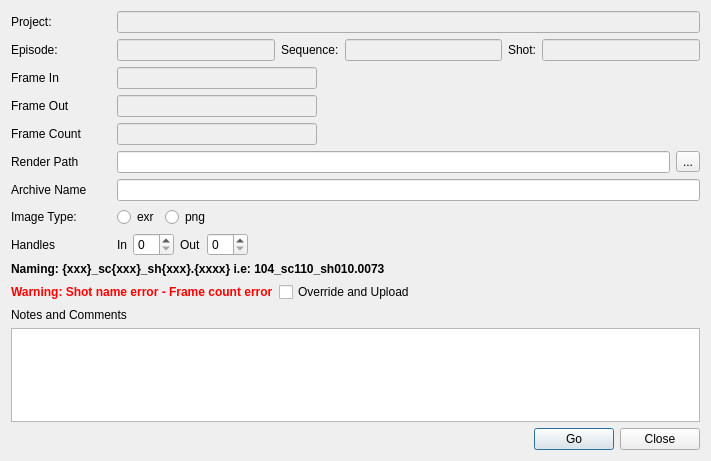
<?xml version="1.0" encoding="UTF-8"?>
<ui version="4.0">
 <class>RenderSubmitDialog</class>
 <widget class="QDialog" name="RenderSubmitDialog">
  <property name="windowModality">
   <enum>Qt::ApplicationModal</enum>
  </property>
  <property name="enabled">
   <bool>true</bool>
  </property>
  <property name="geometry">
   <rect>
    <x>0</x>
    <y>0</y>
    <width>711</width>
    <height>461</height>
   </rect>
  </property>
  <property name="windowTitle">
   <string>swing: render submit</string>
  </property>
  <property name="modal">
   <bool>true</bool>
  </property>
  <layout class="QVBoxLayout" name="verticalLayout">
   <item>
    <layout class="QVBoxLayout" name="verticalLayoutEntity">
     <item>
      <layout class="QHBoxLayout" name="horizontalLayout_1">
       <item>
        <widget class="QLabel" name="labelProject">
         <property name="minimumSize">
          <size>
           <width>100</width>
           <height>0</height>
          </size>
         </property>
         <property name="text">
          <string>Project:</string>
         </property>
        </widget>
       </item>
       <item>
        <widget class="QLineEdit" name="lineEditProject">
         <property name="enabled">
          <bool>false</bool>
         </property>
        </widget>
       </item>
      </layout>
     </item>
     <item>
      <layout class="QHBoxLayout" name="horizontalLayout_4">
       <item>
        <widget class="QLabel" name="labelEp">
         <property name="minimumSize">
          <size>
           <width>100</width>
           <height>0</height>
          </size>
         </property>
         <property name="text">
          <string>Episode:</string>
         </property>
        </widget>
       </item>
       <item>
        <widget class="QLineEdit" name="lineEditEpisode">
         <property name="enabled">
          <bool>false</bool>
         </property>
        </widget>
       </item>
       <item>
        <widget class="QLabel" name="labelSeq">
         <property name="text">
          <string>Sequence:</string>
         </property>
        </widget>
       </item>
       <item>
        <widget class="QLineEdit" name="lineEditSequence">
         <property name="enabled">
          <bool>false</bool>
         </property>
        </widget>
       </item>
       <item>
        <widget class="QLabel" name="labelShot">
         <property name="text">
          <string>Shot:</string>
         </property>
        </widget>
       </item>
       <item>
        <widget class="QLineEdit" name="lineEditShot">
         <property name="enabled">
          <bool>false</bool>
         </property>
        </widget>
       </item>
      </layout>
     </item>
     <item>
      <layout class="QHBoxLayout" name="horizontalLayout_7">
       <item>
        <widget class="QLabel" name="labelFrameIn">
         <property name="minimumSize">
          <size>
           <width>100</width>
           <height>0</height>
          </size>
         </property>
         <property name="text">
          <string>Frame In</string>
         </property>
         <property name="alignment">
          <set>Qt::AlignLeading|Qt::AlignLeft|Qt::AlignVCenter</set>
         </property>
        </widget>
       </item>
       <item>
        <widget class="QLineEdit" name="lineEditFrameIn">
         <property name="enabled">
          <bool>false</bool>
         </property>
         <property name="maximumSize">
          <size>
           <width>200</width>
           <height>16777215</height>
          </size>
         </property>
        </widget>
       </item>
       <item>
        <spacer name="horizontalSpacer_5">
         <property name="orientation">
          <enum>Qt::Horizontal</enum>
         </property>
         <property name="sizeHint" stdset="0">
          <size>
           <width>40</width>
           <height>20</height>
          </size>
         </property>
        </spacer>
       </item>
      </layout>
     </item>
     <item>
      <layout class="QHBoxLayout" name="horizontalLayout_6">
       <item>
        <widget class="QLabel" name="labelFrameOut">
         <property name="minimumSize">
          <size>
           <width>100</width>
           <height>0</height>
          </size>
         </property>
         <property name="text">
          <string>Frame Out</string>
         </property>
         <property name="alignment">
          <set>Qt::AlignLeading|Qt::AlignLeft|Qt::AlignVCenter</set>
         </property>
        </widget>
       </item>
       <item>
        <widget class="QLineEdit" name="lineEditFrameOut">
         <property name="enabled">
          <bool>false</bool>
         </property>
         <property name="maximumSize">
          <size>
           <width>200</width>
           <height>16777215</height>
          </size>
         </property>
        </widget>
       </item>
       <item>
        <spacer name="horizontalSpacer_3">
         <property name="orientation">
          <enum>Qt::Horizontal</enum>
         </property>
         <property name="sizeHint" stdset="0">
          <size>
           <width>40</width>
           <height>20</height>
          </size>
         </property>
        </spacer>
       </item>
      </layout>
     </item>
     <item>
      <layout class="QHBoxLayout" name="horizontalLayout_5">
       <item>
        <widget class="QLabel" name="labelFrameCount">
         <property name="minimumSize">
          <size>
           <width>100</width>
           <height>0</height>
          </size>
         </property>
         <property name="text">
          <string>Frame Count</string>
         </property>
         <property name="alignment">
          <set>Qt::AlignLeading|Qt::AlignLeft|Qt::AlignVCenter</set>
         </property>
        </widget>
       </item>
       <item>
        <widget class="QLineEdit" name="lineEditFrameCount">
         <property name="enabled">
          <bool>false</bool>
         </property>
         <property name="maximumSize">
          <size>
           <width>200</width>
           <height>16777215</height>
          </size>
         </property>
        </widget>
       </item>
       <item>
        <spacer name="horizontalSpacer_4">
         <property name="orientation">
          <enum>Qt::Horizontal</enum>
         </property>
         <property name="sizeHint" stdset="0">
          <size>
           <width>40</width>
           <height>20</height>
          </size>
         </property>
        </spacer>
       </item>
      </layout>
     </item>
     <item>
      <layout class="QHBoxLayout" name="horizontalLayout_2">
       <item>
        <widget class="QLabel" name="labelRenderPath">
         <property name="minimumSize">
          <size>
           <width>100</width>
           <height>0</height>
          </size>
         </property>
         <property name="text">
          <string>Render Path</string>
         </property>
        </widget>
       </item>
       <item>
        <widget class="QLineEdit" name="lineEditRenderPath"/>
       </item>
       <item>
        <widget class="QToolButton" name="toolButtonSelectPath">
         <property name="text">
          <string>...</string>
         </property>
        </widget>
       </item>
      </layout>
     </item>
     <item>
      <layout class="QHBoxLayout" name="horizontalLayout_3">
       <item>
        <widget class="QLabel" name="labelArchiveName">
         <property name="minimumSize">
          <size>
           <width>100</width>
           <height>0</height>
          </size>
         </property>
         <property name="text">
          <string>Archive Name</string>
         </property>
        </widget>
       </item>
       <item>
        <widget class="QLineEdit" name="lineEditArchiveName"/>
       </item>
      </layout>
     </item>
     <item>
      <layout class="QHBoxLayout" name="horizontalLayout_10">
       <item>
        <widget class="QLabel" name="label">
         <property name="minimumSize">
          <size>
           <width>100</width>
           <height>0</height>
          </size>
         </property>
         <property name="text">
          <string>Image Type:</string>
         </property>
        </widget>
       </item>
       <item>
        <widget class="QRadioButton" name="radioButtonExr">
         <property name="text">
          <string>exr</string>
         </property>
        </widget>
       </item>
       <item>
        <widget class="QRadioButton" name="radioButtonPng">
         <property name="text">
          <string>png</string>
         </property>
        </widget>
       </item>
       <item>
        <spacer name="horizontalSpacer_6">
         <property name="orientation">
          <enum>Qt::Horizontal</enum>
         </property>
         <property name="sizeHint" stdset="0">
          <size>
           <width>40</width>
           <height>20</height>
          </size>
         </property>
        </spacer>
       </item>
      </layout>
     </item>
     <item>
      <layout class="QHBoxLayout" name="horizontalLayout_11">
       <item>
        <widget class="QLabel" name="labelHandles">
         <property name="minimumSize">
          <size>
           <width>100</width>
           <height>0</height>
          </size>
         </property>
         <property name="maximumSize">
          <size>
           <width>100</width>
           <height>16777215</height>
          </size>
         </property>
         <property name="text">
          <string>Handles</string>
         </property>
        </widget>
       </item>
       <item>
        <widget class="QLabel" name="labelHandlesIn">
         <property name="text">
          <string>In</string>
         </property>
        </widget>
       </item>
       <item>
        <widget class="QSpinBox" name="spinBoxHandlesIn"/>
       </item>
       <item>
        <widget class="QLabel" name="labelHandlesOut">
         <property name="text">
          <string>Out</string>
         </property>
        </widget>
       </item>
       <item>
        <widget class="QSpinBox" name="spinBoxHandlesOut"/>
       </item>
       <item>
        <spacer name="horizontalSpacer_7">
         <property name="orientation">
          <enum>Qt::Horizontal</enum>
         </property>
         <property name="sizeHint" stdset="0">
          <size>
           <width>40</width>
           <height>20</height>
          </size>
         </property>
        </spacer>
       </item>
      </layout>
     </item>
     <item>
      <layout class="QHBoxLayout" name="horizontalLayout_9">
       <item>
        <widget class="QLabel" name="labelNamingConvention">
         <property name="font">
          <font>
           <weight>75</weight>
           <bold>true</bold>
          </font>
         </property>
         <property name="text">
          <string>Naming: {xxx}_sc{xxx}_sh{xxx}.{xxxx} i.e: 104_sc110_sh010.0073</string>
         </property>
        </widget>
       </item>
      </layout>
     </item>
     <item>
      <layout class="QHBoxLayout" name="horizontalLayout_8">
       <item>
        <widget class="QLabel" name="labelWarningMessage">
         <property name="font">
          <font>
           <pointsize>9</pointsize>
           <weight>75</weight>
           <bold>true</bold>
          </font>
         </property>
         <property name="styleSheet">
          <string notr="true">color: red</string>
         </property>
         <property name="text">
          <string>Warning: Shot name error - Frame count error</string>
         </property>
        </widget>
       </item>
       <item>
        <widget class="QCheckBox" name="checkBoxOverride">
         <property name="text">
          <string>Override and Upload</string>
         </property>
        </widget>
       </item>
       <item>
        <spacer name="horizontalSpacer_2">
         <property name="orientation">
          <enum>Qt::Horizontal</enum>
         </property>
         <property name="sizeHint" stdset="0">
          <size>
           <width>40</width>
           <height>20</height>
          </size>
         </property>
        </spacer>
       </item>
      </layout>
     </item>
     <item>
      <layout class="QVBoxLayout" name="verticalLayoutEntityInfo">
       <item>
        <widget class="QLabel" name="labelNotes">
         <property name="text">
          <string>Notes and Comments</string>
         </property>
        </widget>
       </item>
       <item>
        <widget class="QTextEdit" name="textEditNotes">
         <property name="readOnly">
          <bool>false</bool>
         </property>
        </widget>
       </item>
      </layout>
     </item>
    </layout>
   </item>
   <item>
    <layout class="QHBoxLayout" name="horizontalLayout">
     <item>
      <widget class="QLabel" name="labelStatus">
       <property name="text">
        <string/>
       </property>
      </widget>
     </item>
     <item>
      <spacer name="horizontalSpacer">
       <property name="orientation">
        <enum>Qt::Horizontal</enum>
       </property>
       <property name="sizeHint" stdset="0">
        <size>
         <width>40</width>
         <height>20</height>
        </size>
       </property>
      </spacer>
     </item>
     <item>
      <widget class="QPushButton" name="pushButtonGo">
       <property name="text">
        <string>Go</string>
       </property>
      </widget>
     </item>
     <item>
      <widget class="QPushButton" name="pushButtonCancel">
       <property name="text">
        <string>Close</string>
       </property>
      </widget>
     </item>
    </layout>
   </item>
  </layout>
 </widget>
 <resources/>
 <connections/>
</ui>
